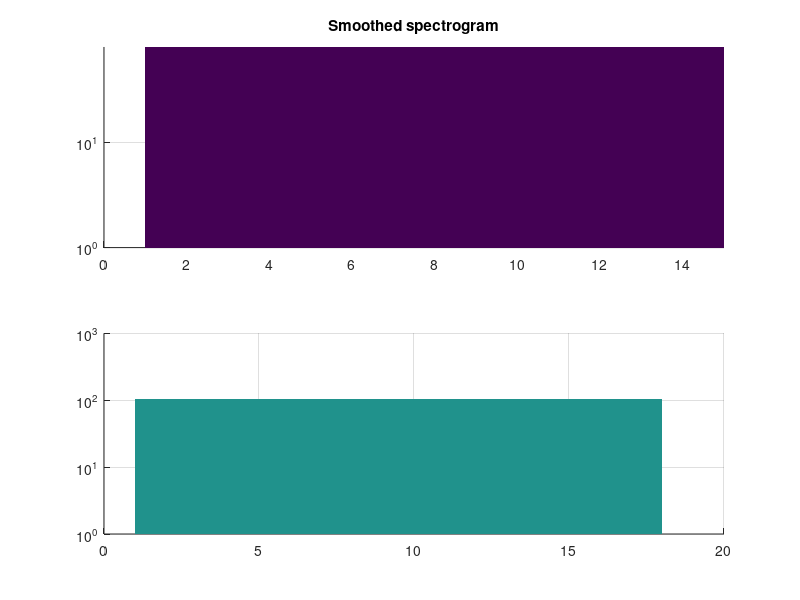

Source code (MATLAB): (Note: this script raises an error after producing the figure.)
%% Correlation Detector
% A detector that uses correlation to find peaks
%% CONSTANTS
FRAME_SIZE = 1024;
WINDOW_SIZE = 4096;
SPEC_OVERLAP = WINDOW_SIZE/2;
NUM_CHANNELS = 2;
SAMPLE_RATE_HZ = 44100;
FRAMES_TO_HOLD = 15;

CALIBRATION_DURATION = 1;

LOWEST_FREQ_BIN = 20;
HIGHEST_FREQ_BIN = 100;

CORRELATION_THRESHOLD = 0.25;

F_AXIS = linspace(LOWEST_FREQ_BIN/(WINDOW_SIZE/2)*SAMPLE_RATE_HZ,...
    HIGHEST_FREQ_BIN/(WINDOW_SIZE/2)*SAMPLE_RATE_HZ, ...
    HIGHEST_FREQ_BIN-LOWEST_FREQ_BIN+1);

%% FIGURE PREP
figure;
% setup a spectrogram plot
subplot(2,1,1)
hSurf1 = surf(zeros(HIGHEST_FREQ_BIN-LOWEST_FREQ_BIN,15), 'EdgeColor', 'none');
%NEED TO PARAMETRIZE THE 91,15 THING
title('Smoothed spectrogram')
hAxis1 = gca;
view(0,90);
set(hAxis1, 'YScale', 'log');
%hAxis.YScale = 'log';
axis([0 FRAMES_TO_HOLD 0 HIGHEST_FREQ_BIN-LOWEST_FREQ_BIN 0 25 1 15])
caxis manual
subplot(2,1,2)
hSurf2 = surf(zeros(105,18),'EdgeColor','none');
hAxis2 = gca;
view(0,90);
set(hAxis2, 'YScale', 'log');

%% VARIABLES
load('CorrTemplates_44100Hz.mat')

audioRecorder = dsp.AudioRecorder('NumChannels',NUM_CHANNELS,...
    'SamplesPerFrame',FRAME_SIZE,'SampleRate',SAMPLE_RATE_HZ);

% preallocation for large variables
timeseriesBuffer = zeros(FRAMES_TO_HOLD*FRAME_SIZE,NUM_CHANNELS);
current2Window = zeros(2*WINDOW_SIZE,NUM_CHANNELS);
S = zeros(HIGHEST_FREQ_BIN-LOWEST_FREQ_BIN+1,FRAMES_TO_HOLD); % FRAMES_TO_HOLD/SPEC_OVERLAP*WINDOW_SIZE
S_smooth = zeros(HIGHEST_FREQ_BIN-LOWEST_FREQ_BIN+1,size(S,2));

%% PREPROCESSING
% disp('Calibrating...')
% backspect = backgroundSpectrum(CALIBRATION_DURATION,SAMPLE_RATE_HZ,...
%     WINDOW_SIZE,SPEC_OVERLAP);
% disp('Calibrating completed')

%% PROCESSING LOOP
disp('Processing started')
channelNum = 1;
tic;
while toc < 60
    
    % save the audio data to the buffer
    timeseriesBuffer = [step(audioRecorder); ...
    timeseriesBuffer(1:(size(timeseriesBuffer,1)-FRAME_SIZE),:)];

    S = spectrogram(timeseriesBuffer(:,channelNum),...
        WINDOW_SIZE,SPEC_OVERLAP);
    S = S(LOWEST_FREQ_BIN:HIGHEST_FREQ_BIN,:);
    
 % faster processing code:
%     currentFrame = step(audioRecorder);
%     current2Window = [currentFrame; current2Window(1:(WINDOW_SIZE-FRAME_SIZE),:)];
%     Snew = spectrogram(current2Window(:,channelNum),WINDOW_SIZE,SPEC_OVERLAP);
%     Snew = Snew(LOWEST_FREQ_BIN:HIGHEST_FREQ_BIN,:);
%     S = [Snew S(:,1:size(S,2)-1)];
    
    S_smooth = smoothSpectrogram(S);
    S_smooth(S_smooth<(1.1*mean(mean(abs(S_smooth))))) = 0;
    S_smooth(S_smooth<0.4) = 0;
    % S_smooth = S_smooth-backspect;
    
    correlationResult = normxcorr2(template,S_smooth);
    correlationResult(correlationResult<CORRELATION_THRESHOLD) = 0;
    correlationResult(correlationResult>0) = 1;
    
    
    out = filter2([-0.5; 0.0; 0.5], correlationResult(:,1));
    
    %subplot(2,1,2)
    set(hSurf1,'ZData',abs(S_smooth));
    set(hSurf2, 'ZData', correlationResult);
    drawnow;
    
    
end
disp('Processed finished')

